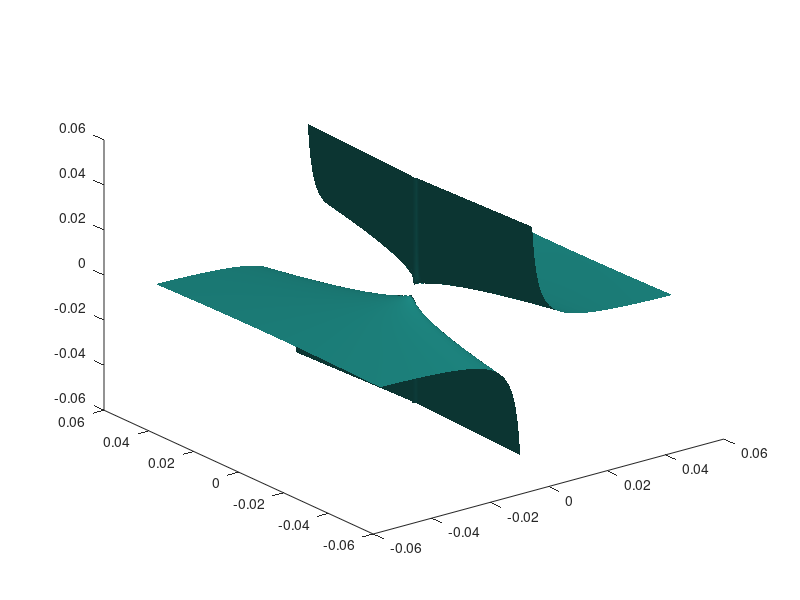

This figure's MATLAB source:
[x,y,z]=meshgrid(-.05:.001:.05,-.05:.001:.05,-.05:.001:.05);
[theta, phi, r]=cart2sph(x,y,z);
f = @(theta, phi,r) (3/(4*pi))^(.5)*r.*exp(-r/100).*cos(theta).*sin(phi);
fvals=f(theta,phi,r);
%sl=slice(x, y, z, fvals,[-.04 -.02 0 .02 .04], [], 0);
%set(sl,'edgecolor','none')

isosurface(x,y,z,fvals, 0.001)
h=findobj(gca,'type','patch')
set(h,'facealpha',0.5)